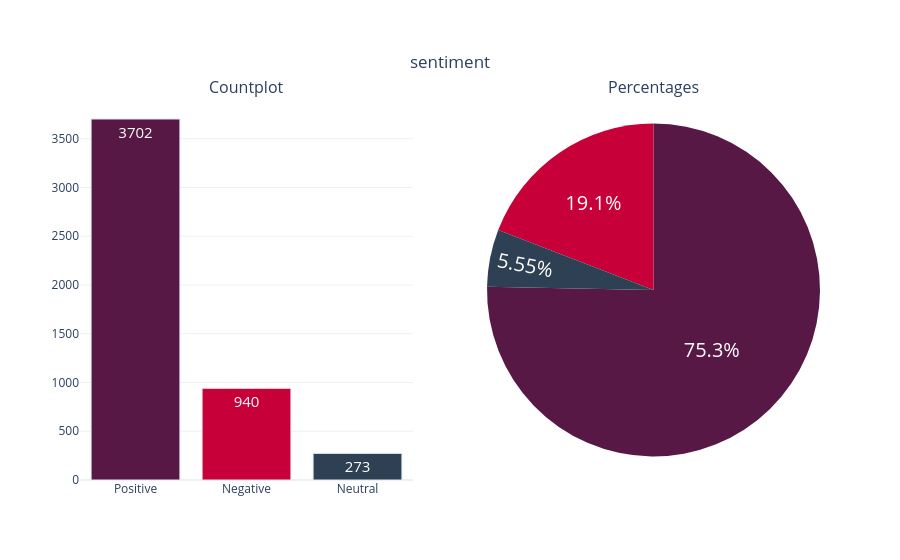

Write notebook code for a chart like this one.
### Code cell
# Let's see if we have an unbalanced data problem
categorical_variable_summary(df,'sentiment')

### Figure 1 — Plotly figure (JSON) as saved in the notebook; plotly's stock layout.template omitted (floating-point values rounded to 4 significant figures)
{"data": [{"marker": {"color": ["#581845", "#C70039", "#2E4053", "#1ABC9C", "#7F8C8D"], "line": {"color": "#DBE6EC", "width": 1}}, "name": "sentiment", "showlegend": false, "text": ["3702", "940", "273"], "textfont": {"size": 15}, "textposition": "auto", "type": "bar", "x": ["Positive", "Negative", "Neutral"], "xaxis": "x", "y": [3702, 940, 273], "yaxis": "y"}, {"domain": {"x": [0.55, 1], "y": [0, 1]}, "labels": ["Positive", "Negative", "Neutral"], "marker": {"colors": ["#581845", "#C70039", "#2E4053", "#1ABC9C", "#7F8C8D"]}, "name": "sentiment", "showlegend": false, "textfont": {"size": 20}, "textposition": "auto", "type": "pie", "values": [3702, 940, 273]}], "layout": {"annotations": [{"font": {"size": 16}, "showarrow": false, "text": "Countplot", "x": 0.225, "xanchor": "center", "xref": "paper", "y": 1, "yanchor": "bottom", "yref": "paper"}, {"font": {"size": 16}, "showarrow": false, "text": "Percentages", "x": 0.775, "xanchor": "center", "xref": "paper", "y": 1, "yanchor": "bottom", "yref": "paper"}], "title": {"text": "sentiment", "x": 0.5, "xanchor": "center", "y": 0.9, "yanchor": "top"}, "xaxis": {"anchor": "y", "domain": [0, 0.45]}, "yaxis": {"anchor": "x", "domain": [0, 1]}}}
